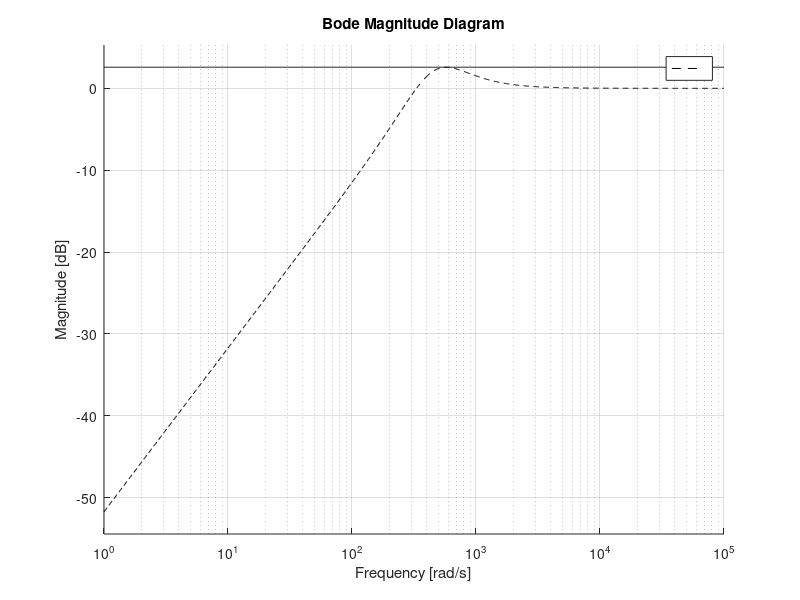

The MATLAB script that drew this image: (Note: this script raises an error after producing the figure.)
clc
clear variables
close all
format compact
for i = 1:14
    figure(i)
end

%% Given data

a_min = 110;
a_max = 142;
a_n = (a_max + a_min)/2
Wa =  (a_max - a_min)/2

b_min = 36;
b_max = 44;
b_n = (b_max + b_min)/2
Wb =  (b_max - b_min)/2

c_min = 0.095;
c_max = 0.105;
c_n = (c_max + c_min)/2
Wc =  (c_max - c_min)/2
s = tf('s');
Gpn = (b_n-1)*a_n^2/(a_n^2+ 14*a_n*c_n*s + s^2)


kp = dcgain(Gpn)

Gs = 1;
Ga = 0.01;
Da0 = 8.5e-3;
Dp0 = 3e-3;
as = 1e-2;

%% steady state requirements
Kd = 6;
Gf = 1/(Kd*Gs)

S_star_0 = (1.75e-2)/(kp*Da0) %nu 0



nu = 1;
M_HF = (1e-4*Gs)/(as)
M_HF_dB = mag2db(M_HF)

%% transient requirements
s_hat = 0.09;

zeta = -log(s_hat)/sqrt(pi^2+log(s_hat)^2)
Spo = (2*zeta*sqrt(2+4*zeta^2+2*sqrt(1+8*zeta^2)))/(sqrt(1+8*zeta^2) + 4*zeta^2 - 1)
Tpo = 1/(2*zeta*sqrt(1-zeta^2))
Tpo_dB = mag2db(Tpo);

tr =0.0065;
wn_tr = (pi-acos(zeta))/(tr*sqrt(1-zeta^2))

ts =0.0105;
wn_ts = -log(0.05)/(ts*zeta)

wn = max([wn_tr,wn_ts])

%% W1
close 1
S2 = s*(s+2*zeta*wn)/(s^2+2*zeta*wn*s+wn^2);

S_star_0 = dcgain(S2/s);
omega = logspace(0,5,1000);

figure(1)
hold on , grid on
bodemag(omega,S2,'--k')
bodemag(omega,tf(Spo),'k')

% WS_inv for the performance
z1 = 300;
p1 = sqrt(Spo*z1/S_star_0)
WS_inv = S_star_0*s*(1+s/z1)/(1+ (2*0.8*s/p1)+ (s/p1)^2)
bodemag(omega,WS_inv,'b')

% WS_inv1 for W1
z1 = 350;
p1 = sqrt(Spo*z1/S_star_0)
WS_inv1 = S_star_0*s*(1+s/z1)/(1+ (2*0.707*s/p1)+ (s/p1)^2)
bodemag(omega,WS_inv1,'g')

%% WT_inv
close 2
T2 = wn^2/(s^2+2*zeta*wn*s+wn^2);
p2 = 12000*10^((Tpo_dB-M_HF_dB)/-40);

figure(2)
bodemag({12000,100000},tf(M_HF),'k')
hold on, grid on
bodemag(omega,T2,'--k')
bodemag(omega,tf(Tpo),'k')


WT_inv = zpk(Tpo/(1+(2*0.707*s/p2)+ (s/p2)^2))
bodemag(omega,WT_inv,'b')

%% Wu

Gpn_mag = squeeze(freqresp(Gpn,omega));
mag_max = zeros(length(omega),1);

figure(3)
hold on, grid on

for b = linspace(b_min,b_max,10)
    for a = linspace(a_min,a_max,10)
        for c = linspace(c_min,c_max,10)
            Gp = (b-1)*a^2/(a^2+14*a*c*s+s^2);

            Gp_mag = squeeze(freqresp(Gp,omega));
            
            delta = abs(Gp_mag./Gpn_mag - 1);
            mag_max = max(delta,mag_max);
            plot(omega,delta)
        end
    end
end

plot(omega,mag_max,'r','LineWidth',1.5)
set(gca,'XScale','log')
set(gca,'YScale','log')

%%
magg = vpck(mag_max,omega);
figure(4)
wu = fitmag(magg);
[A,B,C,D] = unpck(wu);

Wu = zpk(tf(ss(A,B,C,D)))

%% Wu and WT_inv
close 5
figure(5)
bodemag(omega,Wu,'b')
hold on, grid on
bodemag(omega,1/WT_inv,'r')


%% W1 and W2

W2 = (1+s/p2)^2/Tpo;
W2mod = tf(1/Tpo)

% W1
W1 = 1/WS_inv1;
lambda = 1;

W1mod = minreal(zpk(W1*s/(s+lambda)),1e-4)
figure(1)
bodemag(omega,1/W1mod,'c')

%% Hinf
[Am,Bm,Cm,Dm] = linmod('generalized_plant')
M = ltisys(Am,Bm,Cm,Dm);
M = sderiv(M,2,[1/p2 1]);
M = sderiv(M,2,[1/p2 1]);

[gopt,Gcmod1] = hinflmi(M,[1 1],0,0.01,[0 0 0]);
[A,B,C,D] = ltiss(Gcmod1);

Gcmod = zpk(tf(ss(A,B,C,D)))

%% cleaning
Gc = minreal(Gcmod*(s+0.6977)*(1+s/7.901e06)/s,1e-4)
%%
close 6
omega_L = logspace(-4,6,50000);
L = Gcmod*Ga*Gpn*Gs*Gf;
Ln = Gc*Ga*Gpn*Gs*Gf;

figure(6)
hold on,grid on
myngridst(Tpo,Spo)
nichols(L,omega_L)
nichols(Ln,omega_L)

%% Sn
Sn = minreal(1/(1+Ln),1e-3);

figure(1)
bodemag(omega,Sn,'r')
%% Tn
Tn = minreal(Ln/(1+Ln),1e-4);

figure(2)
bodemag(omega,Tn,'r')

%% time domain simulation
t = linspace(0,0.15,2000);
yr = step(Kd*Tn,t);



figure(7)
hold on ,grid on
plot(t,yr,'b','LineWidth',1.5)
xline(tr,'--r')
xline(ts,'r')
yline(Kd*1.05)
yline(Kd*0.95)
yline(1.09*Kd)

%% da
da = Da0*ones(length(t),1);
yda = lsim(Gp*Sn,da,t);

figure(8)
hold on,grid on
plot(t,yda,'b','LineWidth',1.5)
yline(1.75e-2)

%%dp

dp = Dp0*t;
ydp = lsim(Sn,dp,t);

figure(9)
hold on,grid on,
plot(t,ydp,'b','LineWidth',1.5)

%% ds
ds =as*sin(12000*t);
yds = lsim(Tn/Gs,ds,t);
figure(10)
hold on, grid on
plot(t,yda,'b','LineWidth',1.5)
yline(1e-4)
yline(-1e-4)

%% Robust performance

WT_mu_RP4 = tf(1/M_HF);
omega_RP4 = logspace(log10(12000),6,1000);

[An,Bn,Cn,Dn] = linmod('N_scheme_RP4');
N = pck(An,Bn,Cn,Dn);
Nf = frsp(N,omega_RP4);
deltaset = [-1,1;-5,0;-1,1;1,1];

mubounds = mu(Nf,deltaset);

vplot('liv,m',mubounds)

%% RS

a_min = 104;
a_max = 148;
a_n = (a_max + a_min)/2
Wa =  (a_max - a_min)/2

b_min = 28;
b_max = 52;
b_n = (b_max + b_min)/2
Wb =  (b_max - b_min)/2

c_min = 0.085;
c_max = 0.115;
c_n = (c_max + c_min)/2
Wc =  (c_max - c_min)/2
omega_RS = logspace(-2,6,2000);

[An,Bn,Cn,Dn] = linmod('N_scheme_RS');
N = pck(An,Bn,Cn,Dn);
Nf = frsp(N,omega_RS);
deltaset = [-1,1;-5,0;-1,1];

mubounds = mu(Nf,deltaset);

figure,
vplot('liv,m',mubounds)

%% Wunew

Gpn_mag = squeeze(freqresp(Gpn,omega));
mag_max = zeros(length(omega),1);

figure(3)
hold on, grid on

for b = linspace(b_min,b_max,10)
    for a = linspace(a_min,a_max,10)
        for c = linspace(c_min,c_max,10)
            Gp = (b-1)*a^2/(a^2+14*a*c*s+s^2);

            Gp_mag = squeeze(freqresp(Gp,omega));
            
            delta = abs(Gp_mag./Gpn_mag - 1);
            mag_max = max(delta,mag_max);
            plot(omega,delta)
        end
    end
end

plot(omega,mag_max,'r','LineWidth',1.5)
set(gca,'XScale','log')
set(gca,'YScale','log')

%% Wu_new
magg = vpck(mag_max,omega);
figure(4)
wu = fitmag(magg);
[A,B,C,D] = unpck(wu);

Wu_new = zpk(tf(ss(A,B,C,D)))


%% RP
figure(13)
bodemag(omega,Wu_new*Tn,'g')
grid on, hold on
bodemag(omega,Sn/WS_inv,'r')
bodemag(omega,Wu_new*Tn + Sn/WS_inv,'b')


omega_RS = logspace(-2,6,2000);

[An,Bn,Cn,Dn] = linmod('N_scheme_RS_unstructured');
N = pck(An,Bn,Cn,Dn);
Nf = frsp(N,omega_RS);
deltaset = [1,1];

mubounds = mu(Nf,deltaset);

figure,
vplot('liv,m',mubounds)